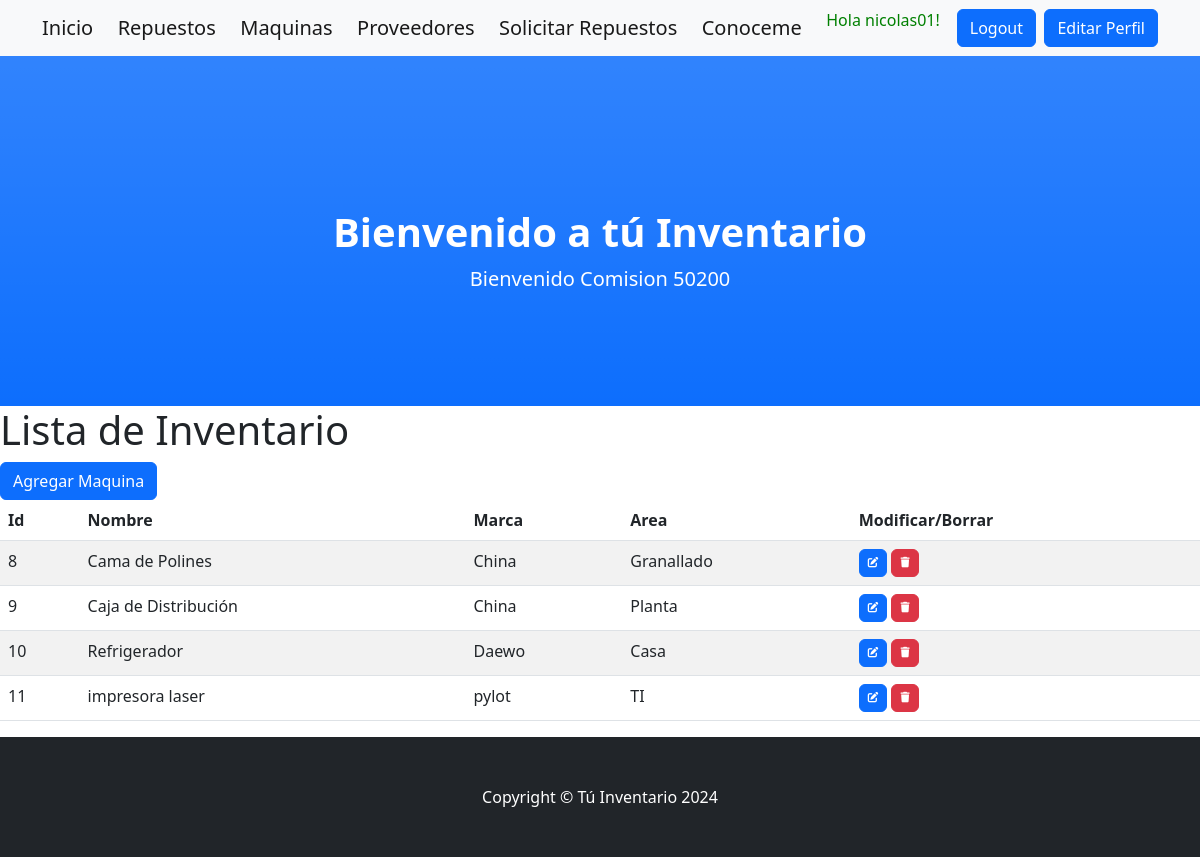
Page /aplicacion/maquina/ (signed in) on the committed database.
### aplicacion/models.py (models this page shows, shortened)
class Maquina(models.Model):
    nombre = models.CharField(max_length=50)
    marca = models.CharField(max_length=50)
    area = models.CharField(max_length=50)

### aplicacion/views.py (the view)
# urls.py: path('maquina/',MaquinaList.as_view(), name="maquina"),
class MaquinaList(LoginRequiredMixin, ListView):
    model = Maquina

### aplicacion/templates/aplicacion/maquina_list.html (shortened to what this page needs)
{% extends 'aplicacion/home.html' %}
{% block descripcion %}
<h1> Lista de Inventario </h1>
{% endblock descripcion %}
{% block contenido %}
<a href="http://localhost:8000/aplicacion/maquina_create/" class="btn btn-primary">Agregar Maquina</a>
    <table class="table table-striped">
        <thead>
            <tr>
                <th>Id</th>
                <th>Nombre</th>
                <th>Marca</th>
                <th>Area</th>
                <th>Modificar/Borrar</th>
            </tr>
        </thead>
        <tbody>
    {% for m in maquina_list  %}
            <tr>
                <td>{{ m.id }}</td>
                <td>{{ m.nombre }}</td>
                <td>{{ m.marca }}</td>
                <td>{{ m.area }}</td>
                <td>
                    <a
                    href="{% url 'maquina_update' m.id %}"
                    class="btn btn-primary"
                    style="--bs-btn-padding-y: .25rem; --bs-btn-padding-x: .5rem; --bs-btn-font-size: .75rem;"
                    >
                  </a>
                  <a
                    href="{% url 'maquina_delete' m.id %}"
                    class="btn btn-danger"
                    style="--bs-btn-padding-y: .25rem; --bs-btn-padding-x: .5rem; --bs-btn-font-size: .75rem;"
                    >
                  </a>
                </td>
            </tr>
    {% endfor %}
        </tbody>
    </table>
{% endblock contenido %}

### aplicacion/templates/aplicacion/home.html (shortened to what this page needs)
<!DOCTYPE html>
<html lang="en">
    <head>
        {% load static %}
        <link href="{% static 'css/styles.css' %}" rel="stylesheet" />
         <link rel="stylesheet" href="https://cdnjs.cloudflare.com/ajax/libs/font-awesome/6.4.0/css/all.min.css">
    </head>
    <body id="page-top">
        <nav class="navbar navbar-light bg-light static-top">
            <div class="container">
                <a class="navbar-brand" href="{% url 'home' %}">Inicio</a>
                {% if user.is_authenticated %}
                <a class="navbar-brand" href="{% url 'repuestos' %}">Repuestos</a>
                <a class="navbar-brand" href="{% url 'maquina' %}">Maquinas</a>
                <a class="navbar-brand" href="{% url 'proveedores' %}">Proveedores</a>
                <a class="navbar-brand" href="{% url 'solicitudrepuesto' %}">Solicitar Repuestos</a>
                <a class="navbar-brand" href="{% url 'conoceme' %}">Conoceme</a>
                <p style="color:green">Hola {{user.username}}!</p>
                <a class="btn btn-primary" href="{% url 'logout' %}">Logout</a>
                <a class="btn btn-primary" href="{% url 'editar_perfil' %}">Editar Perfil</a>
                {% else %}
                  <a class ="btn btn-primary" href = "{% url 'login'%}">Login</a>
                  <a class ="btn btn-success" href = "{% url 'registro'%}">Registro</a>
                {% endif %}
            </div>
        </nav>
        <header class="bg-primary bg-gradient text-white">
            <div class="container px-4 text-center">
                <h1 class="fw-bolder">Bienvenido a tú Inventario</h1>
                <p class="lead">Bienvenido Comision 50200</p>
            </div>
        </header>
        {% block descripcion %}{% endblock descripcion %}
        {% block contenido %}
        {% endblock contenido %}
        <footer class="py-5 bg-dark">
            <div class="container px-4"><p class="m-0 text-center text-white">Copyright &copy; Tú Inventario 2024</p></div>
        </footer>
    </body>
</html>

### rows in the picture
Maquina: id "8", nombre "Cama de Polines", marca "China", area "Granallado"
Maquina: id "9", nombre "Caja de Distribución", marca "China", area "Planta"
Maquina: id "10", nombre "Refrigerador", marca "Daewo", area "Casa"
Maquina: id "11", nombre "impresora laser", marca "pylot", area "TI"

### other values in the picture
{{ user.username }} "nicolas01"
